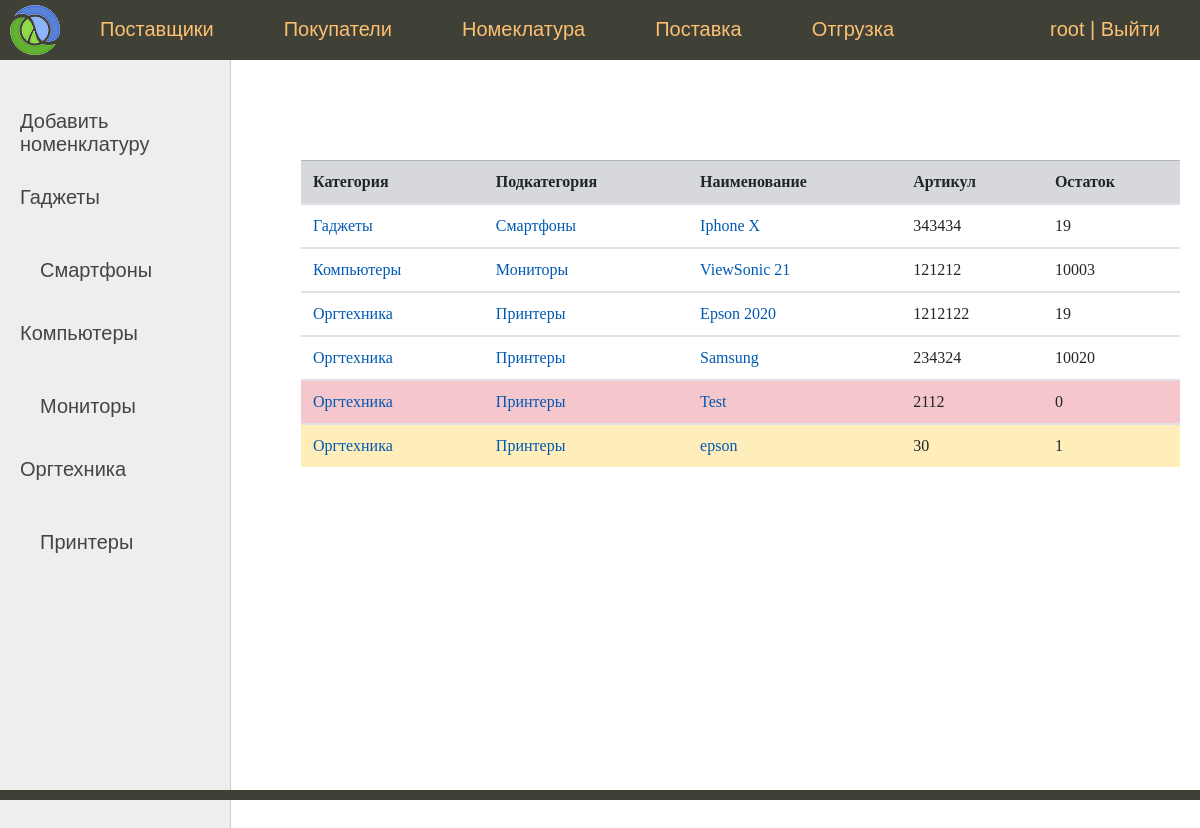
The app's page /nomenclature/ (signed in) with its own data.
### sklad/models.py (models this page shows, shortened)
class Category(models.Model):
    name = models.CharField('Категория', max_length=100)
    def __str__(self):
        return self.name
    def get_absolute_url(self):
        return reverse('category', kwargs={'pk': self.pk})
    class Meta:
        verbose_name = 'Категория'
        verbose_name_plural = 'Категории'

class SubCategory(models.Model):
    name = models.CharField('Подкатегория', max_length=100)
    category = models.ForeignKey(
        Category,
        on_delete=models.CASCADE,
        verbose_name='Категория'
    )
    def __str__(self):
        return self.name
    def get_absolute_url(self):
        return reverse('subcategory', kwargs={'pk': self.pk})
    class Meta:
        verbose_name = 'Подкатегория'
        verbose_name_plural = 'Подкатегории'

class Nomenclature(models.Model):
    name = models.CharField('Наименование', max_length=100)
    article = models.IntegerField('Артикул', unique=True)
    price = models.IntegerField('Цена')
    subcategory = models.ForeignKey(
        SubCategory,
        on_delete=models.CASCADE,
        verbose_name='Подкатегория'
    )
    def get_absolute_url(self):
        return reverse('nomenclature', kwargs={'pk': self.pk})
    class Meta:
        verbose_name = 'Номенклатура'
        verbose_name_plural = 'Номенклатура'

### sklad/views.py (the view)
# urls.py: path('nomenclature/', NomenclatureListView.as_view(), name='nomenclature_list'),
class NomenclatureListView(SuperUserRequiredMixin, DataMixin, ListView):
    model = Nomenclature
    template_name = 'sklad/nomenclature_list.html'
    context_object_name = 'nomenclatures'
    def get_context_data(self, *, object_list=None, **kwargs):
        context = super().get_context_data(**kwargs)
        c_def = self.get_user_context(title="Главная страница")
        context = dict(list(context.items()) + list(c_def.items()))
        context['subcats'] = SubCategory.objects.annotate(total=Count(
            'nomenclature')
        ).filter(total__gt=0).order_by('category__name', 'name')
        return context
    def get_queryset(self):
        return Nomenclature.objects.annotate(
            store_amount=F('store__amount')).order_by(
            'subcategory__category__name',
            'subcategory__name',
            'name'
        )

### sklad/mixin.py (called while the page is built)
    def dispatch(self, request, *args, **kwargs):
        if not request.user.is_superuser:
            return self.handle_no_permission()
        return super().dispatch(request, *args, **kwargs)

    def get_user_context(self, **kwargs):
        context = kwargs
        if self.request.user.is_superuser:
            context['menu'] = menu
        return context

### sklad/templates/sklad/nomenclature_list.html
{% extends 'sklad/base.html' %}
{% block left_menu %}
    <ul id="left-chapters">
        <li><a href="{% url 'nomenklature_add' %}">Добавить номенклатуру</a></li>
        {% regroup subcats by category as categories %}
        {% for category in categories %}
            <li><a href="{{ category.grouper.get_absolute_url }}">{{ category.grouper }}</a></li>
            <ul>
                {% for subcategory in category.list %}
                    <li><a href="{{ subcategory.get_absolute_url }}">{{ subcategory }}</a></li>
                {% endfor %}
            </ul>
        {% endfor %}
    </ul>
{% endblock %}
{% block content %}
    <table class="table">
    <thead>
        <tr class="table-secondary">
            <th scope="col">Категория</th>
            <th scope="col">Подкатегория</th>
            <th scope="col">Наименование</th>
            <th scope="col">Артикул</th>
            <th scope="col">Остаток</th>
        </tr>
    </thead>
        {% regroup nomenclatures by subcategory.category as categories %}
        {% for category in categories %}
            <tbody>
            {% regroup category.list by subcategory as subcategories %}
            {% for subcategory in subcategories %}
                {% for nomenclature in subcategory.list %}
                    {% if nomenclature.store_amount > 5 %}
                        <tr>
                    {% elif nomenclature.store_amount %}
                        <tr class="table-warning">
                    {% else %}
                        <tr class="table-danger">
                    {% endif %}
                        <td><a href="{{ category.grouper.get_absolute_url }}">{{ category.grouper }}</a></td>
                        <td><a href="{{ subcategory.grouper.get_absolute_url }}">{{ subcategory.grouper }}</a></td>
                        <td><a href="{{ nomenclature.get_absolute_url }}">{{ nomenclature.name }}</a></td>
                        <td>{{ nomenclature.article }}</td>
                        <td>{{ nomenclature.store_amount }}</td>
                    </tr>
                    </tbody>
                {% endfor %}
            {% endfor %}
        {% endfor %}
    </table>
{% endblock %}

### sklad/templates/sklad/base.html (shortened to what this page needs)
{% load static %}
{% load bootstrap4 %}
{% bootstrap_css %}
<!DOCTYPE html>
<html>
<head>
	<link type="text/css" href="{% static 'sklad/css/styles.css' %}" rel="stylesheet" />
</head>
<body>
<table class="table-page" border=0 cellpadding="0" cellspacing="0">
<tr><td valign=top>
{% block mainmenu %}
		<div class="header">
			<ul id="mainmenu" class="mainmenu">
			<li class="logo"><a href="{% url 'home' %}"><div class="logo"></div></a></li>
{% for m in menu %}
			<li><a href="{% url m.url_name %}">{{m.title}}</a></li>
{% endfor %}
            {% if request.user.is_authenticated %}
				<li class="last">{{ user.username }} | <a href="{% url 'logout' %}">Выйти</a></li>
            {% else %}
                <li class="last"><a href="{% url 'login' %}">Войти</a></li>
            {% endif %}
			</ul>
		</div>
{% endblock mainmenu %}
<table class="table-content" border=0 cellpadding="0" cellspacing="0">
<tr>
	<td valign="top" class="left-chapters">
{% block left_menu %}{% endblock %}
</td>
<td valign="top" class="content">
	<div class="content-text">
{% block content %}
{% endblock %}
	</div>
</td></tr></table>
</td></tr>
<tr><td valign=top>
	<div id="footer">
	</div>
</td></tr></table>
</body>
</html>

### sklad/static/sklad/css/styles.css (style rules this page uses)
html, body { font-family: 'Arial'; margin: 0; padding: 0; height: 100%; width: 100%; color: #444; }
a { color: #0059b2; text-decoration: none; }
.table-page { width: 100%; height: 100%; vertical-align: top; }
.table-page tr { height: 100%; }
.header { background: #3F4137; height: 60px; }
.logo { background: url('../images/logo.png') no-repeat 10px 5px; width: 70px; height: 60px; }
ul.mainmenu { list-style: none; margin: 0; padding: 0; height: 60px; color: #fdc073; font-size: 20px; overflow: hidden; }
ul.mainmenu li { float: left; margin: 18px 40px 0 30px; }
ul.mainmenu li.logo { margin: 0; }
ul.mainmenu li.last { float: right; }
ul.mainmenu li a { color: #fdc073; text-decoration: none; }
.table-content { width: 100%; min-height: 100%; height: 100%; }
.left-chapters { margin: 0; background: #eee; border-right: 1px solid #ccc; min-height: 100%; }
.left-chapters ul { width: 230px; min-height: 100%; margin: 0; padding: 20px 10px 10px 20px; list-style: none; font-size: 20px; }
.left-chapters ul li { margin: 30px 0 0 0; color: #999; }
.left-chapters ul li a { color: #444; text-decoration: none; }
.content { padding: 40px 20px 20px 40px; width: 100%; box-sizing: border-box; }
.content-text { margin: 60px 0 0 30px; color: #000; font-size: 20px; font-family: Yandex Sans Display Light; }
#footer { box-sizing: border-box; background: #3F4137; padding: 5px; color: #aaa; font-size: 14px; font-family: Verdana, Geneva, Arial, Helvetica; text-align: left; overflow: hidden; }

### records on screen
Category: grouper "Гаджеты"
SubCategory: name "Смартфоны", grouper "Смартфоны"
Category: grouper "Компьютеры"
SubCategory: name "Мониторы", grouper "Мониторы"
Category: grouper "Оргтехника"
SubCategory: name "Принтеры", grouper "Принтеры"
Nomenclature: name "Iphone X", article "343434", store_amount "19"
Nomenclature: name "ViewSonic 21", article "121212", store_amount "10003"
Nomenclature: name "Epson 2020", article "1212122", store_amount "19"
Nomenclature: name "Samsung", article "234324", store_amount "10020"
Nomenclature: name "Test", article "2112", store_amount "0"
Nomenclature: name "epson", article "30", store_amount "1"

### other values on screen
{{ m.title }} "Поставщики" "Покупатели" "Номеклатура" "Поставка" "Отгрузка"
{{ user.username }} "root"
